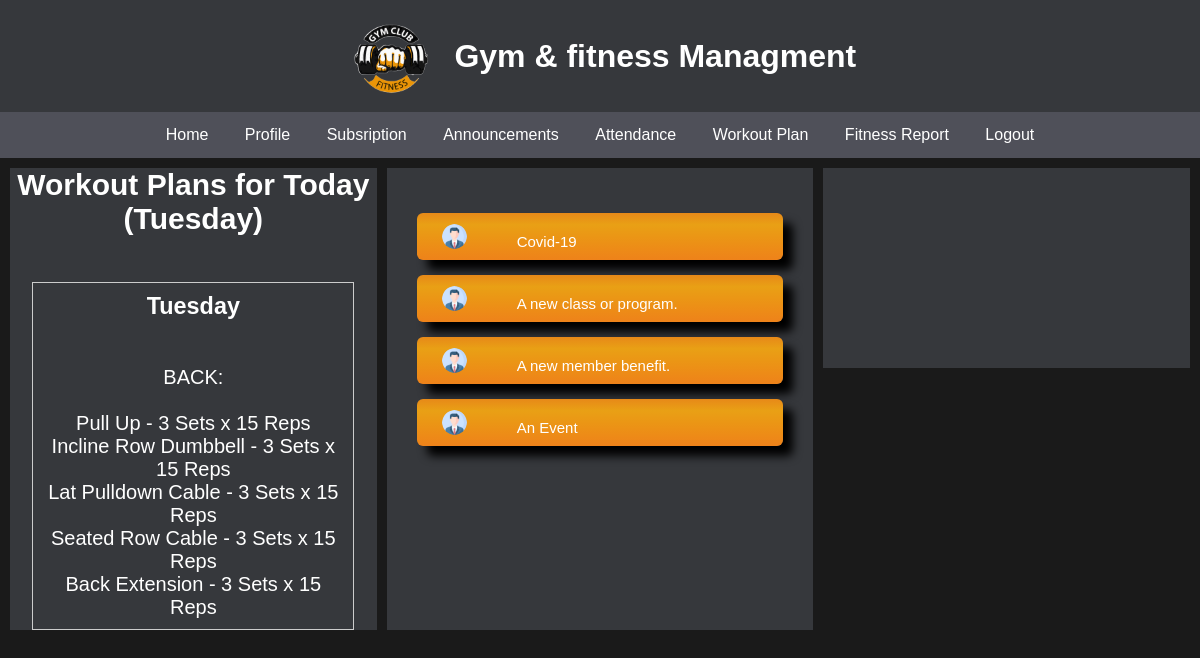
/Dashboard/User/User_dashboard.php (signed in), run on the app's committed database.
### tables this page shows
CREATE TABLE `workout_plans` (
  `plan_id` int(11) NOT NULL,
  `day` enum('Monday','Tuesday','Wednesday','Thursday','Friday','Saturday') NOT NULL,
  `description` text NOT NULL,
  `dt` timestamp NOT NULL DEFAULT current_timestamp()
);

CREATE TABLE `announcement` (
  `announcement_id` int(11) NOT NULL,
  `announcement_title` varchar(255) NOT NULL,
  `announcements` text NOT NULL,
  `dt` timestamp NOT NULL DEFAULT current_timestamp()
);

### Dashboard/User/_Dashboard-announcement.php (the view, shortened to what this page needs)
<?php
if (isset($_SESSION['loggedin']) && $_SESSION['loggedin'] == true) {
    include('../../Include/_dbconnect.php');
    $sql = "SELECT `announcement_id`, `announcements`, `announcement_title`,`dt` FROM `announcement`";
    $result = mysqli_query($conn, $sql);
    while ($row = mysqli_fetch_assoc($result))
    {
        if($row){
        $an_title = $row['announcement_title'];
        echo"<div class='anouncement-main'>
        <div class='anouncement-content'>
        <div class='anouncement-content-left'>
        <img class='anouncement-left-img' src='../../assets/Img/admin.png' alt=''>
        </div>
            <div class='anouncement-content-right'>
                <span class='anounement-right-tittle'>$an_title</span>
            </div>
        </div>
    </div>";
        }
        else{
            echo"No announcements";
        }
    }
}
else
{
    echo "<script>alert('Invalid request.');</script>";
    echo "<script>window.location.href= User_login.php;</script>";
    exit();
}
?>
<!DOCTYPE html>
<html lang="en">
<head>
</head>
</html>

### Dashboard/User/_Dashboard-workoutplan.php (shortened to what this page needs)
<?php
include('../../Include/_dbconnect.php');
$current_day = date('l');
$workout_plans = '';
$sql = "SELECT `plan_id`, `description`,`day` FROM `workout_plans` WHERE `day` = '$current_day'";
$result = mysqli_query($conn, $sql);
if ($result && mysqli_num_rows($result) > 0) {
    while ($row = mysqli_fetch_assoc($result)) {
        $day=$row['day'];
        $description = nl2br($row['description']);
        $workout_plans .= "<div class='workout-plan'>
                                <h3>$day</h3><br><br>
                                <p> $description</p>
                            </div>";
    }
} else {
    $workout_plans = "No workout plans available for today.";
}
?>
<!DOCTYPE html>
<html lang="en">
<head>
</head>
<body>
    <h2>Workout Plans for Today (<?php echo $current_day; ?>)</h2><br><br>
    <?php echo $workout_plans; ?>
</body>
</html>

### css/User-Dashboard.css (style rules this page uses)
* { margin: 0; padding: 0; font-family: 'Gill Sans', 'Gill Sans MT', Calibri, 'Trebuchet MS', sans-serif; }
body { background-color: #1a1a1a; color:#ffffff; }
span { padding: 10px 0px 0px 0px; text-align: center; display: block; font-size: 25px; }

### Dashboard/User/User_dashboard.php (style rules this page uses)
* { margin: 0; padding: 0; }

### Dashboard/User/_Dashboard-workoutplan.php (style rules this page uses)
.workout-plan { border: 1px solid #ccc; padding: 10px; width:300px; margin:auto; }

### Dashboard/User/_Dashboard-announcement.php (style rules this page uses)
.anouncement-main { width:auto; margin:15px auto; padding:10px 5px; background-image: linear-gradient(to top, #ee821a, #ed8c17, #eb9615, #e9a015, #e78918); border-radius: 6px; box-shadow: 10px 10px 10px black; }
.anouncement-content { display: flex; align-items: center; padding: 0px 20px; min-height:25px; }
.anouncement-left-img { width: 25px; height: 25px; border-radius: 50%; }
.anouncement-content-right { display: grid; flex-direction: row; margin-left: 50px; }
.anounement-right-tittle { color: #fff; font-size: 15px; }

### data on the page
workout_plans: day "Tuesday", description "BACK: Pull Up - 3 Sets x 15 Reps Incline Row Dumbbell - 3 Sets x 15 Reps Lat Pulldown Cable - 3 Sets x 15 Reps Seated Row Cable - 3 Sets x 15 Reps Back Extension - 3 Sets x 15 Reps"
announcement: announcement_title "Covid-19"
announcement: announcement_title "A new class or program."
announcement: announcement_title "A new member benefit."
announcement: announcement_title "An Event"
